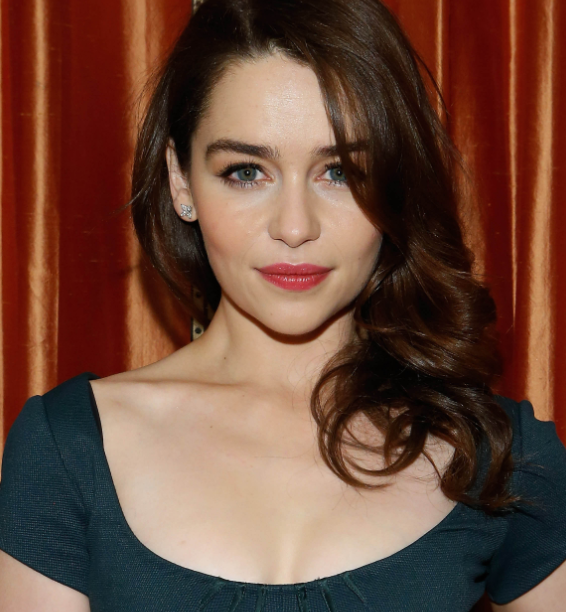
#> input picture emilia.png, 566 x 612 px
$ python 2Questao.py
#> lines starting #> are read from the running program, lines starting #| are printed output that depends on the picture
import matplotlib.pyplot as plt
import matplotlib.image as mpimg
import numpy as np
from copy import copy


def show_image(im):
    #image = mpimg.imread(im)
    plt.imshow(im, interpolation='nearest')
    plt.show()


def n_channels(altura, largura, nchannels):
    return nchannels


def size(altura, largura, nchannels):
    return altura, largura


def imreadgray(im):
    image = mpimg.imread(im)
    # Array slicing. A aplicação de uma pseudo cor só é relevante em um único canal,
    # por isso lum_img só recebe um canal. (Tanto faz o qual. R, G ou B)!
    lum_img = image[:, :, 0]
    plt.imshow(lum_img, cmap="gray")
    plt.show()


# Resulta num cinza mais escuro, em comparação a função imreadgray()
def rgb2gray(im, altura, largura):
    for row in range(altura):
        for col in range(largura):
            red = im[row][col][0]
            green = im[row][col][1]
            blue = im[row][col][2]

            weight_average = (0.299*red + 0.587*green + 0.144*blue)/(0.299 + 0.587 + 0.144)
            im[row][col] = [weight_average]
            lum_img = im[:, :, 0]
            #lum_img = im[..., :3]
    return lum_img


def negative(im, altura, largura):
    for row in range(altura):
        for col in range(largura):
            red = 255 - im[row][col][0]
            green = 255 - im[row][col][1]
            blue = 255 - im[row][col][2]
            im[row][col] = [red, green, blue]
    return im


# Organizar Direito a função.
def thresh(im, altura, largura, value):
    #rgb2gray(im, altura, largura)
    numpy_iterator = np.nditer(im, flags=['multi_index'], op_flags=['writeonly'])
    while not numpy_iterator.finished:
        if numpy_iterator[0] > value:
            numpy_iterator[0] = value
        else:
            numpy_iterator[0] = 0
        numpy_iterator.iternext()

# Garante que os valores fiquem "presos" entre 0 e 255
def truncate(value):
    if value < 0:
        value = 0
    elif value > 255:
        value = 255
    return value

def contrast(im, r, m):
    for row in range(612):
        for col in range(566):
            red = im[row][col][0]
            green = im[row][col][1]
            blue = im[row][col][2]

            # Fator de correção do contraste
            f = (259*(r + 255)) / (255*(259 - r))

            # r modifica o contraste e m modifica o brilho
            new_red = truncate(f*(red - 128) + 128 + m)
            new_green = truncate(f*(green - 128) + 128 + m)
            new_blue = truncate(f*(blue - 128) + 128 + m)

            im[row][col] = [new_red, new_green, new_blue]
    return im


def main():
    path = 'emilia.png'

    # Exibe a imagem em nd.array
    img = mpimg.imread(path)
#> img is the input picture: shape (612, 566, 3) float32; mean R, G, B 0.422, 0.284, 0.228
    print(img)
#> (printed output is left out)
    print(img.dtype)
#| float32
    img = (img * 255).round().astype(np.uint8) # Conversão para uint8 (caso de png)
    print(img)
#> (printed output is left out)
    print(img.dtype)
#| uint8


    # Converte a imagem en nd.array para uma imagem de fato
    imgplot = plt.imshow(img)
    plt.show(imgplot)

    # Mostra a imagem original no console
    # Recebe uma imagem como parametro e a exibe. Só isso.
    # show_image(path)

    # Recebe uma imagem como parametro e a retorna em escala de cinza.
    imreadgray(path)
#> in imreadgray, `lum_img = image[:, :, 0]`:
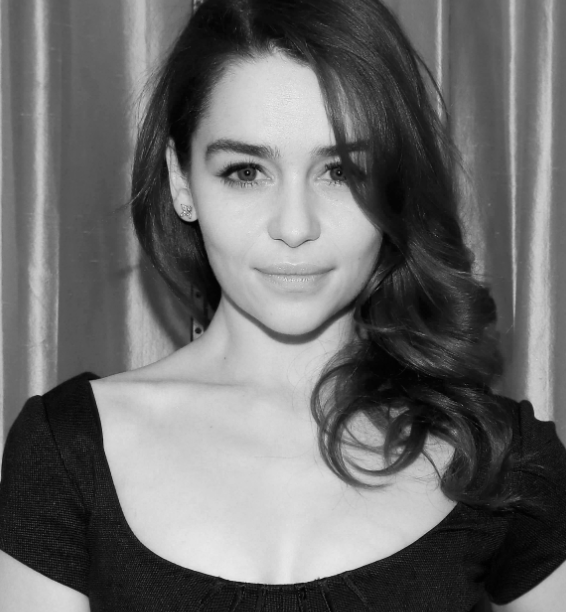
#> lum_img: shape (612, 566) float32; min 0.00392, max 0.945, mean 0.422
    #show_image(img)

    shape = img.shape
#> shape = (612, 566, 3)

    # Numero de canais da imagem
    print('O número de canais da imagem é de: {0}'
          .format(n_channels(*shape)))
#| O número de canais da imagem é de: 3

    # Altura e Largura da imagem
    altura_largura = size(*shape)
#> altura_largura = (612, 566)
    print('A altura da imagem é de: {0} e a largura é de: {1}'
          .format(altura_largura[0], altura_largura[1]))
#| A altura da imagem é de: 612 e a largura é de: 566

    # negative() função ==NEGATIVA DA IMAGEM==
    copy_negative = copy(img)
    # [21 lines of commented-out code are left out]
    copy_contrast = copy(img)
    contrast_image = contrast(copy_contrast, 1 , 90)
#> after the loop in contrast, `for row in range(612):`:
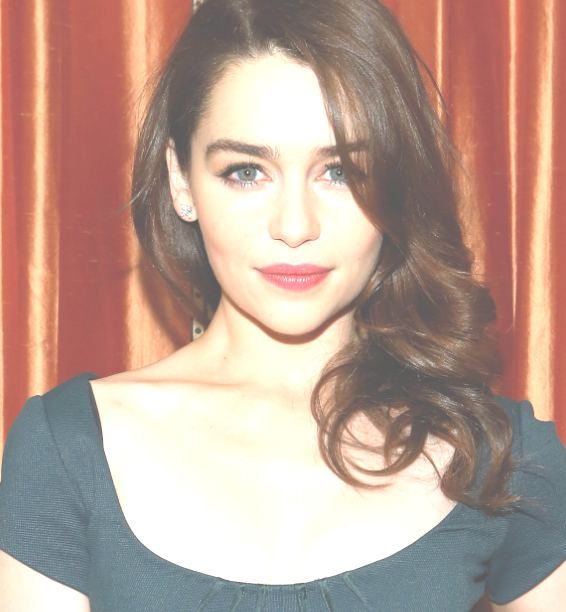
#> im: shape (612, 566, 3); mean R, G, B 186.3, 158.8, 146.8
    plt.imshow(contrast_image, vmin=0, vmax=255)
    plt.show()

if __name__ == '__main__':
    main()
